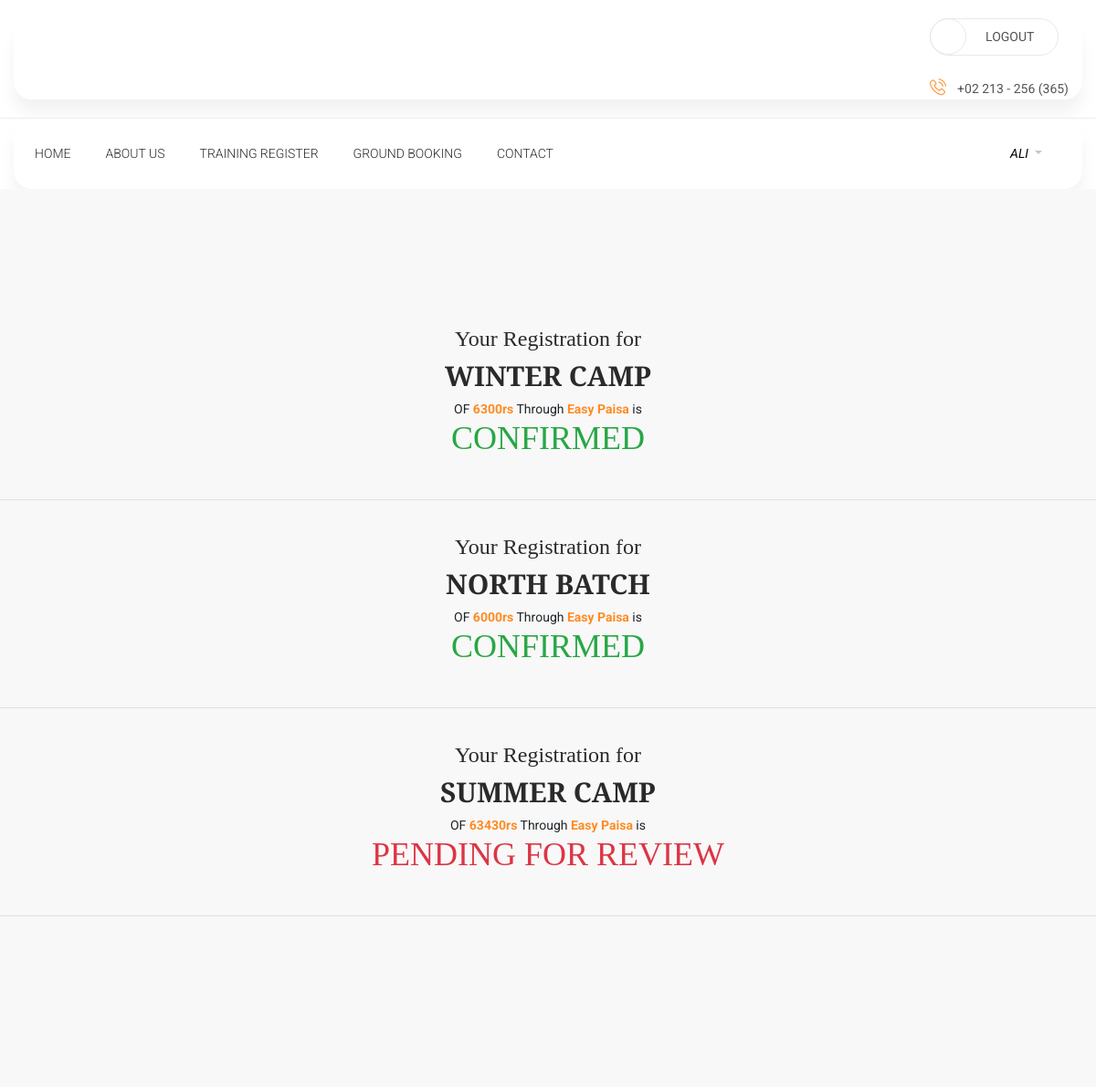
The app's page /memberTrainingInfo.php (signed in) with its own data.
### tables this page shows
CREATE TABLE `training_register` (
  `id` int(11) NOT NULL,
  `batch_code` int(11) NOT NULL,
  `member_code` int(11) NOT NULL,
  `fees_paid` varchar(15) NOT NULL,
  `payment_mode` varchar(15) NOT NULL,
  `available_seats` int(11) NOT NULL,
  `register_seats` int(11) NOT NULL,
  `confirmation` varchar(50) NOT NULL
);

CREATE TABLE `training_batch` (
  `batch_code` int(11) NOT NULL,
  `batch_name` varchar(50) NOT NULL,
  `batch_des` varchar(250) NOT NULL,
  `club_code` int(11) NOT NULL,
  `start_date` date NOT NULL,
  `end_date` date NOT NULL,
  `member_limit` int(3) NOT NULL,
  `eligible_criteria` varchar(150) DEFAULT NULL,
  `fees` int(7) NOT NULL,
  `coach_name` varchar(100) NOT NULL,
  `coach_name2` varchar(150) DEFAULT NULL,
  `status` varchar(50) NOT NULL
);

### memberTrainingInfo.php (the view, shortened to what this page needs)
<?php include 'connection.php';
    $q = "SELECT * FROM `training_register` WHERE `member_code`='$_SESSION[member_code]'";
    $r = mysqli_query($conn,$q);
?>
<!DOCTYPE html>
<html lang="en">
<head>
    <link rel="stylesheet" href="login/fonts/material-icon/css/material-design-iconic-font.min.css">
    <link rel="stylesheet" href="login/css/mylife.css">
    <?php include 'headerlink.php'; ?>
</head>
<body>
    <?php include 'header.php'; ?>
    <div class="main">
        <div style="text-align: center;">
            <?php while ($row = mysqli_fetch_assoc($r)) {?>
                <h3>
                    Your Registration for <h2 style="text-transform: uppercase;"><?php
                        $q1 = "SELECT * FROM `training_batch` WHERE `batch_code`='$row[batch_code]'";
                        $r1 = mysqli_query($conn,$q1);
                        $row2 = mysqli_fetch_assoc($r1);
                    echo $row2['batch_name']; ?></h2> OF <b><?php echo $row['fees_paid']?>rs</b> Through <b><?php echo $row['payment_mode']?></b> is
                    <?php if($row['confirmation'] == "Confirmed") {?>
                        <h1 class="text-success">CONFIRMED</h1>
                    <?php } if($row['confirmation'] == "Wait") {?>
                        <h1 class="text-danger">PENDING FOR REVIEW</h1>
                    <?php } ?>
                </h3>
                    <br>
                <hr>
                    <br>
                <?php } ?>
        </div>
    </div>
</body>
</html>

### login/css/mylife.css (style rules this page uses)
h2 { line-height: 1.66; margin: 0; padding: 0; font-weight: bold; color: #222; font-family: Poppins; font-size: 36px; }
.main { background: #f8f8f8; padding: 150px 0; }
body { font-size: 13px; line-height: 1.8; color: #222; background: #f8f8f8; font-weight: 400; font-family: Poppins; }

### records on screen
training_register: batch_code.batch_name "WINTER CAMP", fees_paid "6300", payment_mode "Easy Paisa", confirmation "CONFIRMED"
training_register: batch_code.batch_name "NORTH BATCH", fees_paid "6000", payment_mode "Easy Paisa", confirmation "CONFIRMED"
training_register: batch_code.batch_name "SUMMER CAMP", fees_paid "63430", payment_mode "Easy Paisa", confirmation "PENDING FOR REVIEW"

### other values on screen
$_SESSION['member_name'] "ALI"
